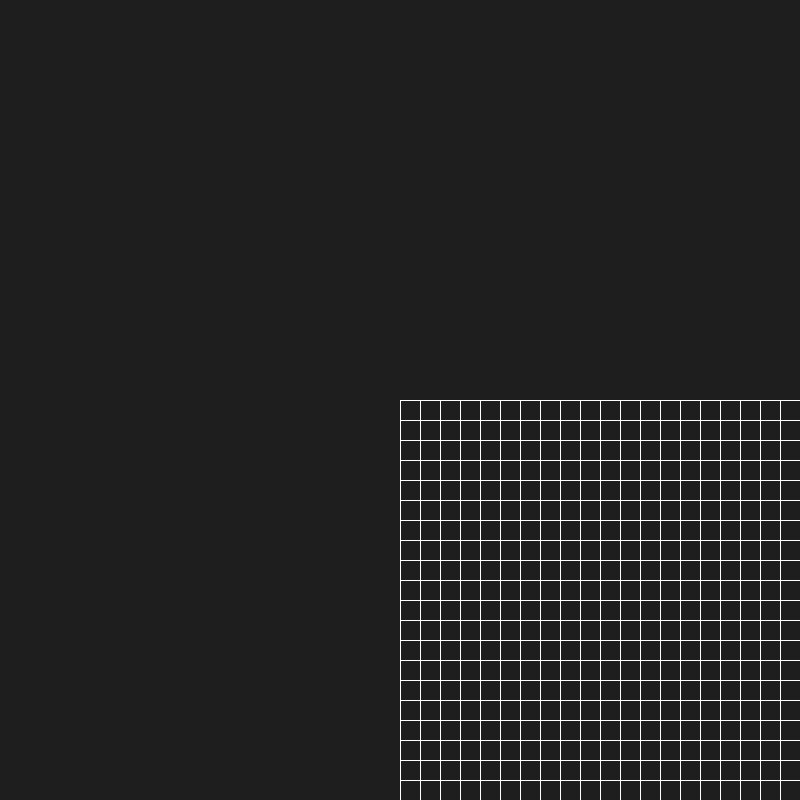
Frame 1 (no input)
Frame 60 (the mouse pressed at the canvas centre just before this capture): identical to frame 1, image omitted
Frame 120 (the mouse held since frame 60 and released just before this capture): identical to frame 1, image omitted

The Processing sketch that drew this single still picture (run headless with seeded random() and noise(); from frame 60 on, the mouse is pressed at the canvas centre):

// Processing sketch: processing_61678
// ── processing_61678.pde

float h0 = 0f, v0 = 0f;
float h1 = 1f, v1 = 1f;
int hRes = 20, vRes = 20;
float gridSize = 20f;

void setup() {
  size(800, 800);
  stroke(255);
}

void draw() {
  background(30);
  translate(width/2, height/2);
  for (int i = 0; i < hRes; i++) {
    for (int j = 0; j < hRes; j++) {
      float x0 = i*h0 + j*pow(h1, j)*gridSize;
      float y0 = j*v0 + i*pow(v1, i)*gridSize;
      float x1 = i*h0 + (j+1)*pow(h1, j+1)*gridSize;
      float y1 = (j+1)*v0 + i*pow(v1, i)*gridSize;
      float x2 = (i+1)*h0 + j*pow(h1, j)*gridSize;
      float y2 = j*v0 + (i+1)*pow(v1, i+1)*gridSize;
      line(x0, y0, x1, y1);
      line(x0, y0, x2, y2);
    }
  }
}

void mouseMoved() {

    h0 = map(mouseX, 0, width, -gridSize*2, gridSize*2);
    v0 = map(mouseY, 0, height, -gridSize*2, gridSize*2);

}

void mouseDragged() {
    v1 = map(mouseY, 0, height, 0.5f, 1.5f);
    h1 = map(mouseX, 0, width, 0.5f, 1.5f);
}
